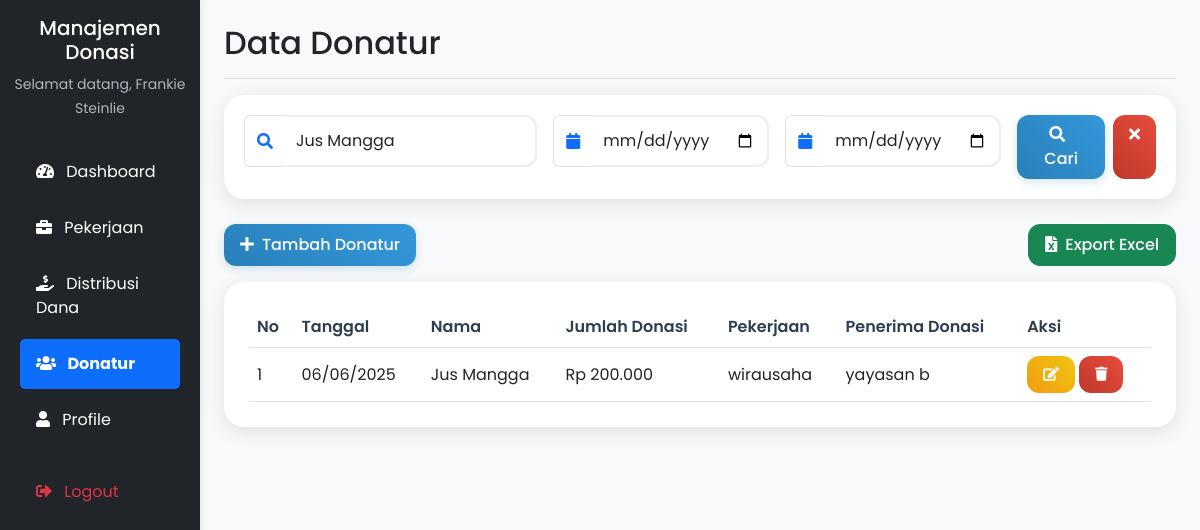
Screenshot of /donatur/index.php?keyword=Jus Mangga (signed in) with the database file from the repository.
### tables this page shows
CREATE TABLE `donatur` (
  `id` int NOT NULL AUTO_INCREMENT,
  `nama` varchar(255) DEFAULT NULL,
  `jumlah_donasi` decimal(10,2) DEFAULT NULL,
  `id_pekerjaan` int DEFAULT NULL,
  `id_distribusi` int DEFAULT NULL,
  `tanggal_donasi` date DEFAULT NULL,
  PRIMARY KEY (`id`),
  KEY `id_pekerjaan` (`id_pekerjaan`),
  KEY `id_distribusi` (`id_distribusi`),
  CONSTRAINT `donatur_ibfk_1` FOREIGN KEY (`id_pekerjaan`) REFERENCES `pekerjaan` (`id`),
  CONSTRAINT `donatur_ibfk_2` FOREIGN KEY (`id_distribusi`) REFERENCES `distribusi` (`id`)
);

CREATE TABLE `pekerjaan` (
  `id` int NOT NULL AUTO_INCREMENT,
  `nama_pekerjaan` varchar(255) DEFAULT NULL,
  PRIMARY KEY (`id`)
);

CREATE TABLE `distribusi` (
  `id` int NOT NULL AUTO_INCREMENT,
  `nama_penerima` varchar(255) DEFAULT NULL,
  PRIMARY KEY (`id`)
);

### donatur/index.php (the view, shortened to what this page needs)
<?php
include '../koneksi.php';
$where = "1=1";
if (isset($_GET['keyword'])) {
    $keyword = $_GET['keyword'];
    $where .= " AND (donatur.nama LIKE '%$keyword%' OR pekerjaan.nama_pekerjaan LIKE '%$keyword%' OR distribusi.nama_penerima LIKE '%$keyword%')";
}
?>
<!DOCTYPE html>
<html>
<head>
    <link href="https://cdn.jsdelivr.net/npm/bootstrap@5.3.0/dist/css/bootstrap.min.css" rel="stylesheet">
    <link rel="stylesheet" href="https://cdnjs.cloudflare.com/ajax/libs/font-awesome/5.15.4/css/all.min.css">
    <link href="../assets/css/style.css" rel="stylesheet">
</head>
<body>
    <div class="container-fluid">
        <div class="row">
            <?php include '../sidebar.php'; ?>
            <main class="col-md-9 ms-sm-auto col-lg-10 px-md-4 py-4">
                <div class="d-flex justify-content-between flex-wrap flex-md-nowrap align-items-center pb-2 mb-3 border-bottom">
                    <h1 class="h2">Data Donatur</h1>
                </div>
                <div class="search-form fade-in">
                    <form method="get" class="row g-3">
                        <div class="col-md-4">
                            <div class="input-group">
                                <span class="input-group-text bg-white border-end-0"><i class="fas fa-search text-primary"></i></span>
                                <input type="text" name="keyword" class="form-control border-start-0" placeholder="Cari donatur..." value="<?= $_GET['keyword'] ?? '' ?>">
                            </div>
                        </div>
                        <div class="col-md-3">
                            <div class="input-group">
                                <span class="input-group-text bg-white border-end-0"><i class="fas fa-calendar text-primary"></i></span>
                                <input type="date" name="tanggal_awal" class="form-control border-start-0" value="<?= $_GET['tanggal_awal'] ?? '' ?>">
                            </div>
                        </div>
                        <div class="col-md-3">
                            <div class="input-group">
                                <span class="input-group-text bg-white border-end-0"><i class="fas fa-calendar text-primary"></i></span>
                                <input type="date" name="tanggal_akhir" class="form-control border-start-0" value="<?= $_GET['tanggal_akhir'] ?? '' ?>">
                            </div>
                        </div>
                        <div class="col-md-2 d-flex gap-2">
                            <button type="submit" class="btn btn-primary flex-grow-1">
                                <i class="fas fa-search me-2"></i>Cari
                            </button>
                            <?php if(isset($_GET['keyword']) || isset($_GET['tanggal_awal']) || isset($_GET['tanggal_akhir'])): ?>
                            <a href="./" class="btn btn-danger">
                                <i class="fas fa-times"></i>
                            </a>
                            <?php endif; ?>
                        </div>
                    </form>
                </div>
                <div class="d-flex justify-content-between mb-3">
                    <button class="btn btn-primary" data-bs-toggle="modal" data-bs-target="#modalTambah">
                        <i class="fas fa-plus me-2"></i>Tambah Donatur
                    </button>
                    <a href="export.php<?= isset($_GET['keyword']) ? '?keyword='.$_GET['keyword'] : '' ?><?= isset($_GET['tanggal_awal']) ? (isset($_GET['keyword']) ? '&' : '?').'tanggal_awal='.$_GET['tanggal_awal'] : '' ?><?= isset($_GET['tanggal_akhir']) ? '&tanggal_akhir='.$_GET['tanggal_akhir'] : '' ?>" class="btn btn-success">
                        <i class="fas fa-file-excel me-2"></i>Export Excel
                    </a>
                </div>
                <div class="card fade-in">
                    <div class="card-body">
                        <div class="table-responsive">
                            <table class="table">
                                <thead>
                                    <tr>
                                        <th>No</th>
                                        <th>Tanggal</th>
                                        <th>Nama</th>
                                        <th>Jumlah Donasi</th>
                                        <th>Pekerjaan</th>
                                        <th>Penerima Donasi</th>
                                        <th>Aksi</th>
                                    </tr>
                                </thead>
                                <tbody>
                                    <?php
                                    $no = 1;
                                    $query = mysqli_query($koneksi, "SELECT donatur.*, pekerjaan.nama_pekerjaan, distribusi.nama_penerima
                                                                   FROM donatur
                                                                   LEFT JOIN pekerjaan ON donatur.id_pekerjaan = pekerjaan.id
                                                                   LEFT JOIN distribusi ON donatur.id_distribusi = distribusi.id
                                                                   WHERE $where
                                                                   ORDER BY tanggal_donasi DESC");
                                    while ($data = mysqli_fetch_array($query)) {
                                    ?>
                                    <tr>
                                        <td><?= $no++ ?></td>
                                        <td><?= date('d/m/Y', strtotime($data['tanggal_donasi'])) ?></td>
                                        <td><?= $data['nama'] ?></td>
                                        <td>Rp <?= number_format($data['jumlah_donasi'], 0, ',', '.') ?></td>
                                        <td><?= $data['nama_pekerjaan'] ?></td>
                                        <td><?= $data['nama_penerima'] ?></td>
                                        <td>
                                            <button class="btn btn-sm btn-warning" data-bs-toggle="modal" data-bs-target="#modalEdit<?= $data['id'] ?>">
                                                <i class="fas fa-edit"></i>
                                            </button>
                                            <a href="?hapus=<?= $data['id'] ?>" class="btn btn-sm btn-danger" onclick="return confirm('Yakin ingin menghapus?')">
                                                <i class="fas fa-trash"></i>
                                            </a>
                                        </td>
                                    </tr>
                                    <?php } ?>
                                </tbody>
                            </table>
                        </div>
                    </div>
                </div>
            </main>
        </div>
    </div>
</body>
</html>

### assets/css/style.css (style rules this page uses)
body { font-family: 'Poppins', sans-serif; background: #f8f9fa; }
.card { border: none; border-radius: 20px; box-shadow: 0 5px 20px rgba(0,0,0,0.1); background: #fff; margin-bottom: 25px; }
.card-body { padding: 25px; }
.table { margin-bottom: 0; }
.table th { font-weight: 600; color: #2c3e50; border-bottom-width: 1px; }
.table td { vertical-align: middle; }
.btn { border-radius: 12px; padding: 8px 16px; font-weight: 500; transition: all 0.3s; }
.btn-primary { background: linear-gradient(45deg, #2980b9, #3498db); border: none; box-shadow: 0 3px 10px rgba(41, 128, 185, 0.2); }
.btn-warning { background: linear-gradient(45deg, #f39c12, #f1c40f); border: none; color: #fff; }
.btn-danger { background: linear-gradient(45deg, #c0392b, #e74c3c); border: none; }
.form-control { border-radius: 12px; padding: 12px; border: 2px solid #eee; transition: all 0.3s; }
.search-form { background: #fff; padding: 20px; border-radius: 20px; box-shadow: 0 5px 20px rgba(0,0,0,0.1); margin-bottom: 25px; }
.fade-in { animation: fadeIn 0.5s; }

### rows the page displays
donatur: tanggal_donasi "06/06/2025", nama "Jus Mangga", jumlah_donasi "200.000", id_pekerjaan.nama_pekerjaan "wirausaha", id_distribusi.nama_penerima "yayasan b"

### other values shown
$_SESSION['nama'] "Frankie Steinlie"
